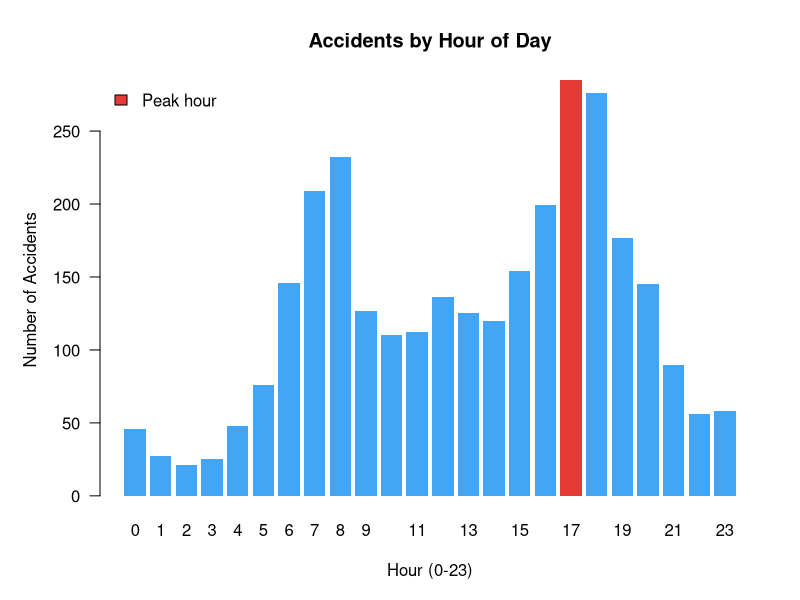
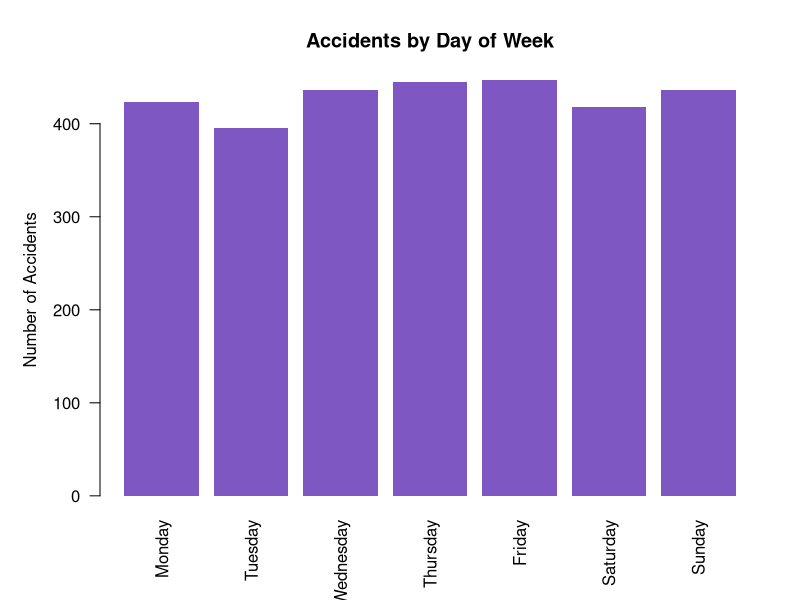
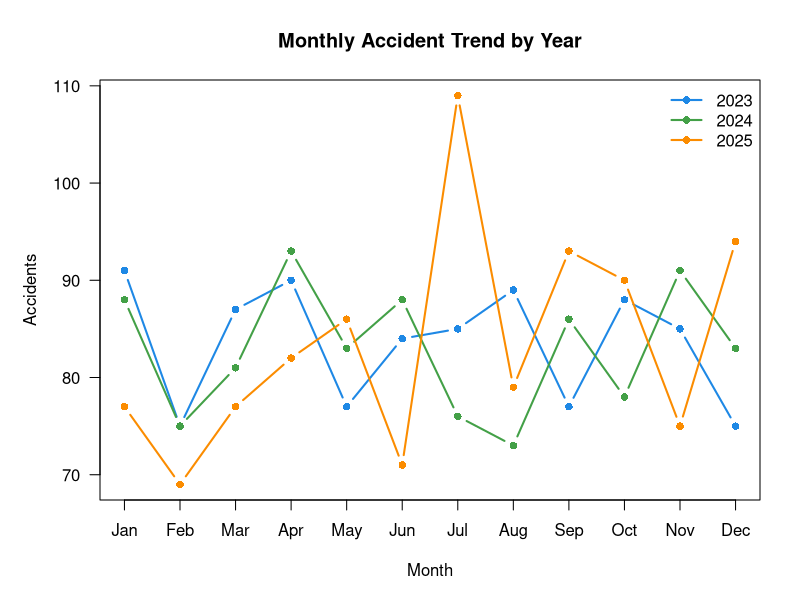
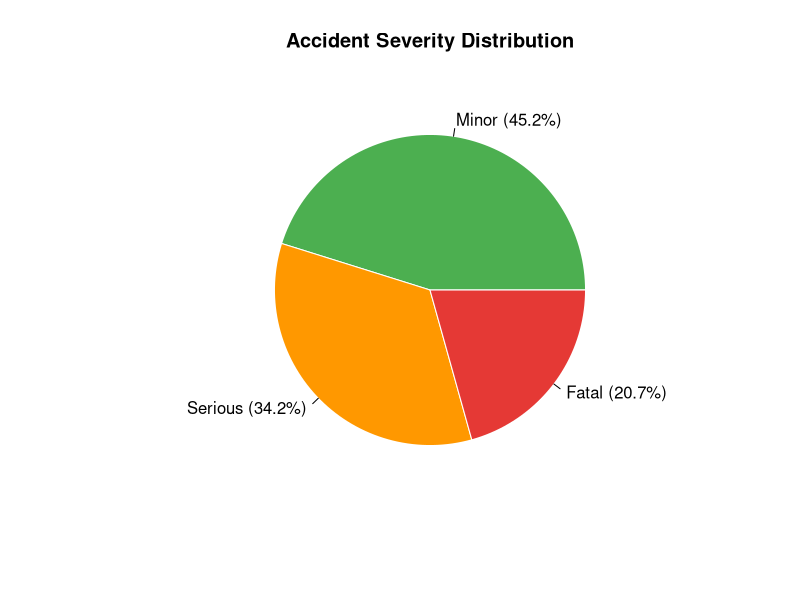
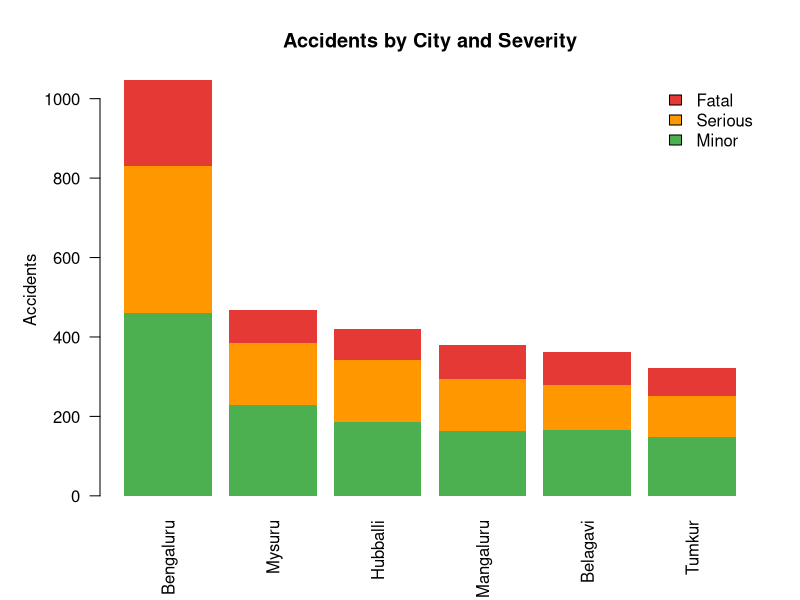
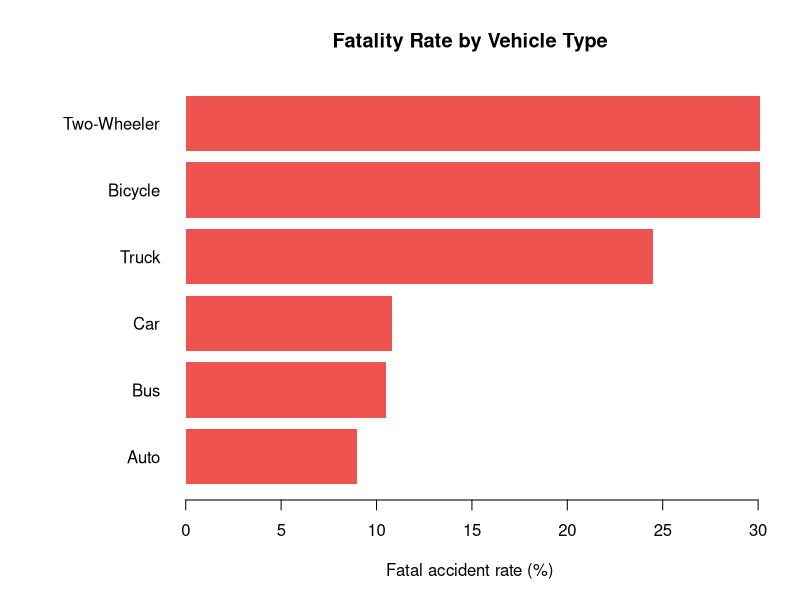
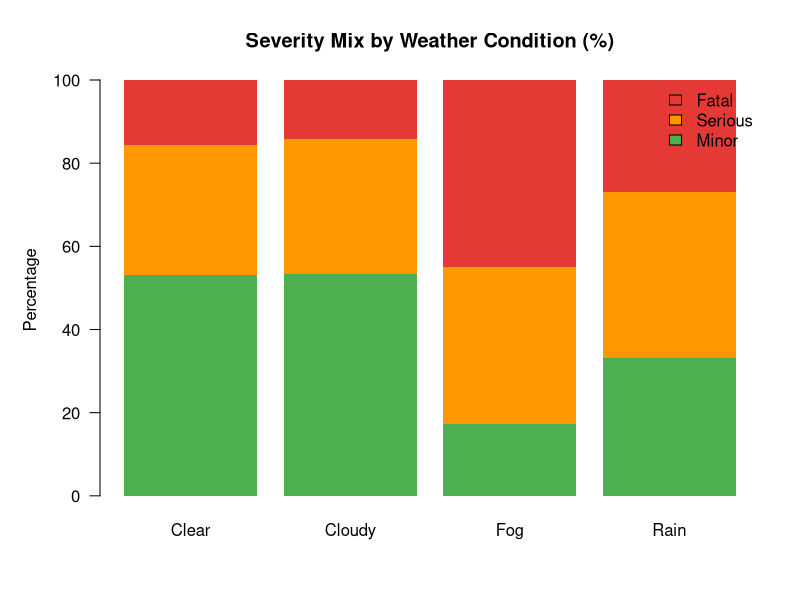
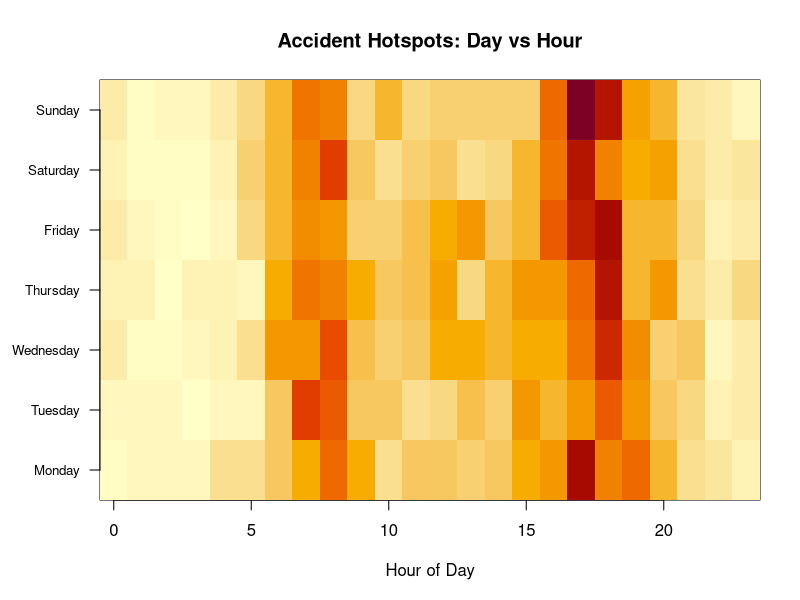

These figures' R source, in order:
# =====================================================================
#  ROAD ACCIDENT DATA ANALYZER  (Mini Project in R)
#  ---------------------------------------------------------------
#  - Uses ONLY base R (no packages to install)
#  - If "road_accidents.csv" exists in the working folder, it is used.
#    Otherwise a realistic sample dataset is generated automatically.
#  - Outputs: console report + PNG charts + CSV summaries in /output
#
#  Required CSV columns (if you use your own data):
#    Date (YYYY-MM-DD), Time (HH:MM), City, Weather, Road_Condition,
#    Vehicle_Type, Severity (Minor/Serious/Fatal), Casualties, Speed_Limit
#
#  Run:  Rscript road_accident_analyzer.R
#        (or open in RStudio and click "Source")
# =====================================================================

set.seed(42)
out_dir <- "output"
if (!dir.exists(out_dir)) dir.create(out_dir)

# ---------------------------------------------------------------------
# 1. LOAD DATA (or generate sample data)
# ---------------------------------------------------------------------
generate_sample_data <- function(n = 3000) {
  cities   <- c("Bengaluru", "Tumkur", "Mysuru", "Hubballi", "Mangaluru", "Belagavi")
  weathers <- c("Clear", "Rain", "Fog", "Cloudy")
  roads    <- c("Dry", "Wet", "Damaged", "Under Construction")
  vehicles <- c("Two-Wheeler", "Car", "Truck", "Bus", "Auto", "Bicycle")

  dates <- sample(seq(as.Date("2023-01-01"), as.Date("2025-12-31"), by = "day"),
                  n, replace = TRUE)
  # more accidents in rush hours
  hours <- sample(0:23, n, replace = TRUE,
                  prob = c(2,1,1,1,2,3,5,8,9,6,5,5,5,5,5,6,8,10,10,8,6,4,3,2))
  mins  <- sample(0:59, n, replace = TRUE)

  weather <- sample(weathers, n, replace = TRUE, prob = c(.55, .25, .08, .12))
  road    <- ifelse(weather == "Rain",
                    sample(roads, n, TRUE, prob = c(.1, .75, .1, .05)),
                    sample(roads, n, TRUE, prob = c(.65, .05, .2, .1)))
  vehicle <- sample(vehicles, n, replace = TRUE, prob = c(.38, .25, .12, .07, .12, .06))
  city    <- sample(cities, n, replace = TRUE, prob = c(.35, .1, .15, .15, .13, .12))
  speed   <- sample(c(30, 40, 50, 60, 80, 100), n, replace = TRUE,
                    prob = c(.15, .2, .25, .2, .12, .08))

  # Severity depends on speed, weather and vehicle (simulated risk)
  risk <- 0.012 * speed +
          ifelse(weather == "Fog", 0.6, 0) +
          ifelse(weather == "Rain", 0.3, 0) +
          ifelse(vehicle %in% c("Two-Wheeler", "Bicycle"), 0.5, 0) +
          ifelse(vehicle == "Truck", 0.4, 0) +
          ifelse(hours %in% c(22, 23, 0, 1, 2, 3), 0.4, 0) +
          rnorm(n, 0, 0.5)
  severity <- cut(risk, breaks = c(-Inf, 1.0, 1.6, Inf),
                  labels = c("Minor", "Serious", "Fatal"))
  casualties <- ifelse(severity == "Minor",   rpois(n, 0.8) + 1,
                ifelse(severity == "Serious", rpois(n, 1.5) + 1,
                                              rpois(n, 2.0) + 1))

  data.frame(
    Date = dates,
    Time = sprintf("%02d:%02d", hours, mins),
    City = city, Weather = weather, Road_Condition = road,
    Vehicle_Type = vehicle, Severity = as.character(severity),
    Casualties = casualties, Speed_Limit = speed,
    stringsAsFactors = FALSE
  )
}

if (file.exists("road_accidents.csv")) {
  cat(">> Loading dataset: road_accidents.csv\n")
  df <- read.csv("road_accidents.csv", stringsAsFactors = FALSE)
} else {
  cat(">> road_accidents.csv not found. Generating sample dataset...\n")
  df <- generate_sample_data()
  write.csv(df, "road_accidents.csv", row.names = FALSE)
  cat(">> Sample data saved as road_accidents.csv\n")
}

# ---------------------------------------------------------------------
# 2. DATA CLEANING & FEATURE ENGINEERING
# ---------------------------------------------------------------------
cat("\n================ DATA CLEANING ================\n")
cat("Rows before cleaning:", nrow(df), "\n")
cat("Missing values per column:\n")
print(colSums(is.na(df)))

df$Date <- as.Date(df$Date)
df <- df[!is.na(df$Date), ]
df <- df[!duplicated(df), ]

df$Casualties[is.na(df$Casualties)] <- median(df$Casualties, na.rm = TRUE)
df$Severity <- factor(df$Severity, levels = c("Minor", "Serious", "Fatal"))
df <- df[!is.na(df$Severity), ]

df$Hour     <- as.integer(substr(df$Time, 1, 2))
df$Year     <- as.integer(format(df$Date, "%Y"))
df$Month    <- factor(months(df$Date, abbreviate = TRUE), levels = month.abb)
df$Weekday  <- factor(weekdays(df$Date),
                      levels = c("Monday", "Tuesday", "Wednesday", "Thursday",
                                 "Friday", "Saturday", "Sunday"))
df$TimeOfDay <- cut(df$Hour, breaks = c(-1, 5, 11, 16, 20, 23),
                    labels = c("Night (0-5)", "Morning (6-11)", "Afternoon (12-16)",
                               "Evening (17-20)", "Late Night (21-23)"))
df$IsFatal <- ifelse(df$Severity == "Fatal", 1, 0)

cat("Rows after cleaning:", nrow(df), "\n")

# ---------------------------------------------------------------------
# 3. OVERALL SUMMARY
# ---------------------------------------------------------------------
cat("\n================ OVERALL SUMMARY ================\n")
cat("Period            :", format(min(df$Date)), "to", format(max(df$Date)), "\n")
cat("Total accidents   :", nrow(df), "\n")
cat("Total casualties  :", sum(df$Casualties), "\n")
cat("Avg casualties/acc:", round(mean(df$Casualties), 2), "\n")
cat("Fatal accidents   :", sum(df$IsFatal),
    sprintf("(%.1f%%)\n", 100 * mean(df$IsFatal)))

cat("\nSeverity distribution:\n")
print(table(df$Severity))

# Helper: count + percentage + fatal rate for any grouping column
group_summary <- function(data, col) {
  tab <- aggregate(cbind(Accidents = 1, Casualties = data$Casualties,
                         Fatal = data$IsFatal) ~ data[[col]],
                   data = data, FUN = sum)
  names(tab)[1] <- col
  tab$Fatal_Rate_Pct <- round(100 * tab$Fatal / tab$Accidents, 1)
  tab[order(-tab$Accidents), ]
}

by_city    <- group_summary(df, "City")
by_weather <- group_summary(df, "Weather")
by_road    <- group_summary(df, "Road_Condition")
by_vehicle <- group_summary(df, "Vehicle_Type")
by_tod     <- group_summary(df, "TimeOfDay")

cat("\n--- Accidents by City ---\n");            print(by_city,    row.names = FALSE)
cat("\n--- Accidents by Weather ---\n");         print(by_weather, row.names = FALSE)
cat("\n--- Accidents by Road Condition ---\n");  print(by_road,    row.names = FALSE)
cat("\n--- Accidents by Vehicle Type ---\n");    print(by_vehicle, row.names = FALSE)
cat("\n--- Accidents by Time of Day ---\n");     print(by_tod,     row.names = FALSE)

write.csv(by_city,    file.path(out_dir, "summary_by_city.csv"),    row.names = FALSE)
write.csv(by_weather, file.path(out_dir, "summary_by_weather.csv"), row.names = FALSE)
write.csv(by_road,    file.path(out_dir, "summary_by_road.csv"),    row.names = FALSE)
write.csv(by_vehicle, file.path(out_dir, "summary_by_vehicle.csv"), row.names = FALSE)

# ---------------------------------------------------------------------
# 4. TIME-BASED ANALYSIS
# ---------------------------------------------------------------------
hour_tab    <- table(factor(df$Hour, levels = 0:23))
weekday_tab <- table(df$Weekday)
month_tab   <- table(df$Month)
year_tab    <- table(df$Year)

peak_hour <- as.integer(names(which.max(hour_tab)))
cat("\n================ TIME ANALYSIS ================\n")
cat("Peak accident hour :", sprintf("%02d:00 - %02d:59", peak_hour, peak_hour), "\n")
cat("Most dangerous day :", names(which.max(weekday_tab)), "\n")
cat("Worst month        :", names(which.max(month_tab)), "\n")
cat("Yearly trend:\n"); print(year_tab)

# ---------------------------------------------------------------------
# 5. STATISTICAL TESTS & MODEL
# ---------------------------------------------------------------------
cat("\n================ STATISTICAL ANALYSIS ================\n")

# (a) Is severity related to weather? (Chi-square test)
chi <- suppressWarnings(chisq.test(table(df$Weather, df$Severity)))
cat("Chi-square test: Weather vs Severity\n")
cat(sprintf("  X-squared = %.2f, df = %d, p-value = %.4g\n",
            chi$statistic, chi$parameter, chi$p.value))
cat("  ->", ifelse(chi$p.value < 0.05,
                   "Significant relationship (p < 0.05)",
                   "No significant relationship"), "\n")

# (b) Do fatal accidents have more casualties? (ANOVA)
aov_fit <- aov(Casualties ~ Severity, data = df)
cat("\nANOVA: Casualties ~ Severity\n")
print(summary(aov_fit))

# (c) Logistic regression: what increases the chance of a fatal accident?
if ("Speed_Limit" %in% names(df)) {
  model <- glm(IsFatal ~ Speed_Limit + Weather + Vehicle_Type + TimeOfDay,
               data = df, family = binomial)
  cat("\nLogistic Regression (probability of a FATAL accident):\n")
  coefs <- summary(model)$coefficients
  odds  <- data.frame(Predictor  = rownames(coefs),
                      Odds_Ratio = round(exp(coefs[, 1]), 3),
                      P_Value    = round(coefs[, 4], 4))
  print(odds, row.names = FALSE)

  # Predict risk for a sample scenario
  scenario <- data.frame(Speed_Limit = 80, Weather = "Fog",
                         Vehicle_Type = "Two-Wheeler",
                         TimeOfDay = factor("Late Night (21-23)",
                                            levels = levels(df$TimeOfDay)))
  p <- predict(model, scenario, type = "response")
  cat(sprintf("\nScenario: 80 km/h, Fog, Two-Wheeler, Late Night -> Fatal probability = %.1f%%\n",
              100 * p))
}

# ---------------------------------------------------------------------
# 6. VISUALISATIONS (saved as PNG in /output)
# ---------------------------------------------------------------------
cat("\n================ GENERATING CHARTS ================\n")
cols_sev <- c(Minor = "#4CAF50", Serious = "#FF9800", Fatal = "#E53935")

save_plot <- function(name, expr, w = 900, h = 600) {
  png(file.path(out_dir, name), width = w, height = h, res = 110)
  on.exit(dev.off())
  par(mar = c(5, 5, 4, 2))
  expr()
  cat("  saved:", name, "\n")
}

# 1. Accidents by hour
save_plot("01_accidents_by_hour.png", function() {
  bp <- barplot(hour_tab, col = ifelse(as.integer(names(hour_tab)) == peak_hour,
                                       "#E53935", "#42A5F5"),
                main = "Accidents by Hour of Day", xlab = "Hour (0-23)",
                ylab = "Number of Accidents", las = 1, border = NA)
  legend("topleft", legend = "Peak hour", fill = "#E53935", bty = "n")
})

# 2. Accidents by weekday
save_plot("02_accidents_by_weekday.png", function() {
  barplot(weekday_tab, col = "#7E57C2", main = "Accidents by Day of Week",
          ylab = "Number of Accidents", las = 2, border = NA)
})

# 3. Monthly trend (line)
save_plot("03_monthly_trend.png", function() {
  mt <- table(df$Month, df$Year)
  matplot(mt, type = "b", pch = 16, lty = 1, lwd = 2, xaxt = "n",
          col = c("#1E88E5", "#43A047", "#FB8C00", "#8E24AA")[seq_len(ncol(mt))],
          main = "Monthly Accident Trend by Year", xlab = "Month",
          ylab = "Accidents", las = 1)
  axis(1, at = 1:12, labels = month.abb)
  legend("topright", legend = colnames(mt), lty = 1, lwd = 2, pch = 16,
         col = c("#1E88E5", "#43A047", "#FB8C00", "#8E24AA")[seq_len(ncol(mt))], bty = "n")
})

# 4. Severity pie chart
save_plot("04_severity_pie.png", function() {
  st <- table(df$Severity)
  pct <- round(100 * st / sum(st), 1)
  pie(st, labels = paste0(names(st), " (", pct, "%)"),
      col = cols_sev[names(st)], main = "Accident Severity Distribution",
      border = "white")
}, 700, 600)

# 5. City-wise stacked by severity
save_plot("05_city_by_severity.png", function() {
  ct <- table(df$Severity, df$City)
  ct <- ct[, order(-colSums(ct))]
  barplot(ct, col = cols_sev, main = "Accidents by City and Severity",
          ylab = "Accidents", las = 2, border = NA,
          legend.text = TRUE, args.legend = list(x = "topright", bty = "n"))
})

# 6. Vehicle type fatal rate
save_plot("06_vehicle_fatal_rate.png", function() {
  v <- by_vehicle[order(-by_vehicle$Fatal_Rate_Pct), ]
  par(mar = c(5, 9, 4, 2))
  barplot(rev(v$Fatal_Rate_Pct), names.arg = rev(v$Vehicle_Type), horiz = TRUE,
          col = "#EF5350", las = 1, border = NA, xlab = "Fatal accident rate (%)",
          main = "Fatality Rate by Vehicle Type")
})

# 7. Weather vs severity (proportions)
save_plot("07_weather_vs_severity.png", function() {
  wt <- prop.table(table(df$Severity, df$Weather), margin = 2) * 100
  barplot(wt, col = cols_sev, main = "Severity Mix by Weather Condition (%)",
          ylab = "Percentage", las = 1, border = NA,
          legend.text = TRUE, args.legend = list(x = "topright", bty = "n"))
})

# 8. Heatmap: weekday x hour
save_plot("08_heatmap_weekday_hour.png", function() {
  hm <- table(df$Weekday, factor(df$Hour, levels = 0:23))
  image(x = 0:23, y = 1:7, z = t(as.matrix(hm)),
        col = hcl.colors(30, "YlOrRd", rev = TRUE),
        xlab = "Hour of Day", ylab = "", yaxt = "n",
        main = "Accident Hotspots: Day vs Hour")
  axis(2, at = 1:7, labels = levels(df$Weekday), las = 1, cex.axis = 0.8)
}, 1000, 600)

# 9. Speed limit vs average casualties
if ("Speed_Limit" %in% names(df)) {
  save_plot("09_speed_vs_casualties.png", function() {
    sp <- aggregate(Casualties ~ Speed_Limit, data = df, FUN = mean)
    plot(sp$Speed_Limit, sp$Casualties, type = "b", pch = 19, lwd = 2,
         col = "#00897B", xlab = "Speed Limit (km/h)",
         ylab = "Average Casualties per Accident",
         main = "Speed Limit vs Average Casualties", las = 1)
    abline(lm(Casualties ~ Speed_Limit, data = sp), lty = 2, col = "grey40")
  })
}

# ---------------------------------------------------------------------
# 7. KEY INSIGHTS REPORT
# ---------------------------------------------------------------------
worst_city    <- by_city$City[1]
deadliest_veh <- by_vehicle$Vehicle_Type[which.max(by_vehicle$Fatal_Rate_Pct)]
deadliest_wx  <- by_weather$Weather[which.max(by_weather$Fatal_Rate_Pct)]
deadliest_tod <- by_tod$TimeOfDay[which.max(by_tod$Fatal_Rate_Pct)]

report <- c(
  "=========== KEY INSIGHTS ===========",
  sprintf("1. Total accidents analysed        : %d", nrow(df)),
  sprintf("2. City with most accidents        : %s", worst_city),
  sprintf("3. Peak accident hour              : %02d:00", peak_hour),
  sprintf("4. Most dangerous weekday          : %s", names(which.max(weekday_tab))),
  sprintf("5. Highest fatality rate (vehicle) : %s", deadliest_veh),
  sprintf("6. Highest fatality rate (weather) : %s", deadliest_wx),
  sprintf("7. Highest fatality rate (time)    : %s", as.character(deadliest_tod)),
  "",
  "Suggestions:",
  sprintf("- Increase patrolling in %s during peak hours.", worst_city),
  sprintf("- Run safety campaigns for %s riders/drivers.", deadliest_veh),
  sprintf("- Add warning signs and speed control during %s conditions.", deadliest_wx)
)
cat("\n", paste(report, collapse = "\n"), "\n", sep = "")
writeLines(report, file.path(out_dir, "insights_report.txt"))
